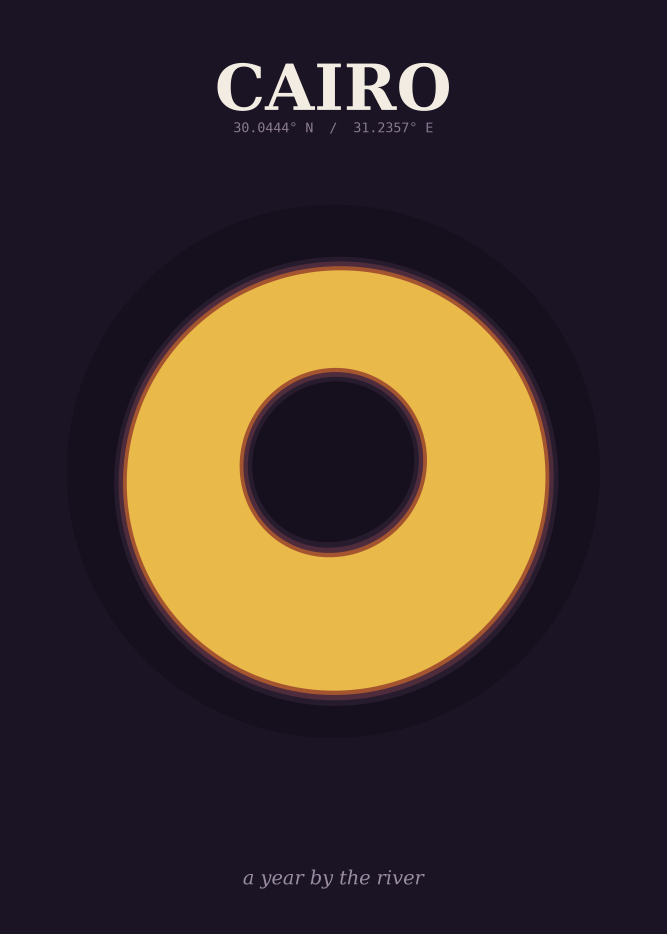
#> input picture posters/prt006-sun-year/brand/samples/sunyear_cairo_ring.png, 2000 x 2800 px, given in place of sunyear_malmo_ring.png, which was not available (shown at 1/3 size)
$ python make_sunyear_listing_images.py
#> lines starting #> are read from the running program, lines starting #| are printed output that depends on the picture; pictures that were not available may be replaced by others from this repository, and a replacement may not be noted
### studio/assets/make_listing_mockups.py
"""
Generate Etsy listing images for Hopscotch Maps from the current rendered posters.

Two kinds of image, all 2000x2500 (4:5, Etsy-friendly), on-brand palette + fonts:
  - Framed-on-wall mockups (whimsy / ink / minimal)  -> hero + style-in-context
  - Info graphics (3-style showcase, what-you-get, how-it-works, size guide, honest note)

Photoreal room scenes are done separately via the Gemini image tool (needs API credits).
This PIL set is pixel-sharp and needs no external service.

Run:  uv run python studio/assets/make_listing_mockups.py
"""
import os
from PIL import Image, ImageDraw, ImageFont, ImageFilter

# ---------------------------------------------------------------- paths
SRC = "output/20260730-222145__15_rue_joseph_bara_75006_paris_france__r1500__a495b856"
MAPS = {
    "whimsy":  f"{SRC}/our_playground_map_whimsy_A2_clean_portrait.png",
    "ink":     f"{SRC}/our_playground_map_ink_A2_clean_portrait.png",
    "minimal": f"{SRC}/our_playground_map_minimal_A2_clean_portrait.png",
}
OUT = "posters/fam001-playground-map/brand/listing-photos"
os.makedirs(OUT, exist_ok=True)

W, H = 2000, 2500

# ---------------------------------------------------------------- palette
CREAM   = "#FBF6EC"
BROWN   = "#4A3B2A"   # whimsy text
INK     = "#3D3A35"
CORAL   = "#E0455F"   # whimsy border / home
CORAL2  = "#EF5A5A"   # whimsy marker
GREEN   = "#7FB069"
YELLOW  = "#F4C95D"
SKY     = "#8ECAE6"
MUTED   = "#9A8A72"
MATCOL  = "#FBFAF6"
WOOD    = "#CBA97A"   # the only frame we sell (Gelato "Wood")

# ---------------------------------------------------------------- fonts
F_CHALK = "/System/Library/Fonts/Supplemental/ChalkboardSE.ttc"
F_TREB  = "/System/Library/Fonts/Supplemental/Trebuchet MS.ttf"
F_TREB_B= "/System/Library/Fonts/Supplemental/Trebuchet MS Bold.ttf"


# [8 lines left out: function head, not called in this run]


def body(size):
    return ImageFont.truetype(F_TREB, size)


def bodyb(size):
    return ImageFont.truetype(F_TREB_B, size)


# ---------------------------------------------------------------- color utils
def hex2rgb(h):
    h = h.lstrip("#")
    return tuple(int(h[i:i + 2], 16) for i in (0, 2, 4))


def clamp(x):
    return max(0, min(255, int(x)))


def adjust(h, d):
    r, g, b = hex2rgb(h)
    return (clamp(r + d), clamp(g + d), clamp(b + d))


# ---------------------------------------------------------------- text utils
def tsize(d, txt, fnt):
    b = d.textbbox((0, 0), txt, font=fnt)
    return b[2] - b[0], b[3] - b[1]


# [39 lines left out: functions center, wrap, heart, not called in this run]


# ---------------------------------------------------------------- backgrounds
def wall(top, bottom):
#> called with top = '#2A2233', bottom = '#150F1E'
    img = Image.new("RGB", (W, H), top)
    d = ImageDraw.Draw(img)
    tr, br = hex2rgb(top), hex2rgb(bottom)
    for y in range(H):
        t = y / (H - 1)
        d.line([(0, y), (W, y)],
               fill=(clamp(tr[0] + (br[0] - tr[0]) * t),
                     clamp(tr[1] + (br[1] - tr[1]) * t),
                     clamp(tr[2] + (br[2] - tr[2]) * t)))
    return img


# [8 lines left out: function card, not called in this run]


# ---------------------------------------------------------------- framed mockup
def framed(map_path, wall_top, wall_bottom, frame_col, out,
           mat_w=40, frame_w=46, poster_h_frac=0.68, nudge=-0.02):
    canvas = wall(wall_top, wall_bottom).convert("RGBA")
    poster = Image.open(map_path).convert("RGB")
    pw, ph = poster.size
#> pw = 2000; ph = 2800
    th = int(H * poster_h_frac)
    tw = int(pw * th / ph)
#> tw = 1250
    poster = poster.resize((tw, th), Image.LANCZOS)
#> poster: PIL image 1250x1750 RGB

    fw = tw + 2 * mat_w + 2 * frame_w
#> fw = 1442
    fh = th + 2 * mat_w + 2 * frame_w
    fx = (W - fw) // 2
#> fx = 279
    fy = (H - fh) // 2 + int(H * nudge)

    # soft drop shadow
    shadow = Image.new("RGBA", (W, H), (0, 0, 0, 0))
#> shadow: PIL image 2000x2500 RGBA; every value is 0
    sd = ImageDraw.Draw(shadow)
    o = 20
    sd.rectangle([fx + o, fy + o + 12, fx + fw + o, fy + fh + o + 20],
                 fill=(50, 42, 34, 95))
    shadow = shadow.filter(ImageFilter.GaussianBlur(30))
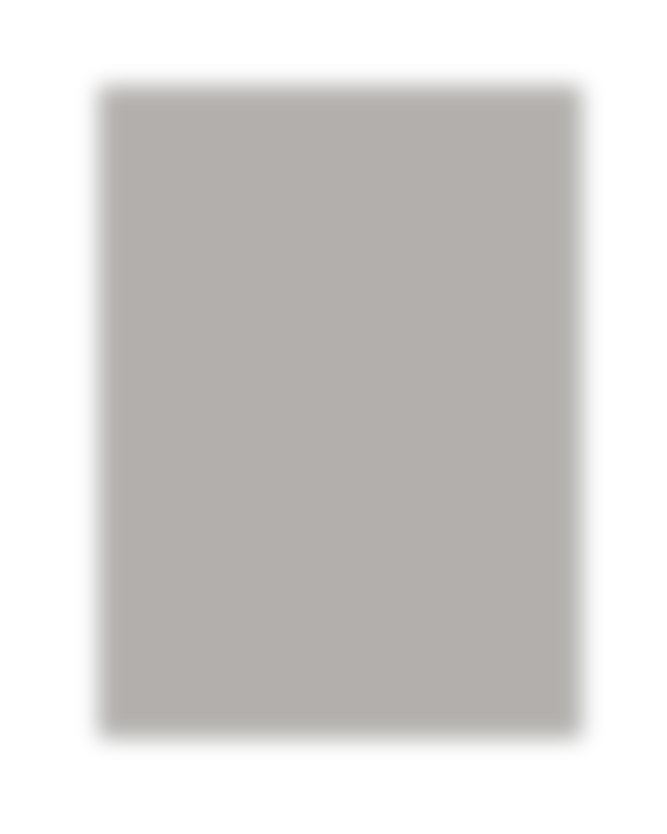
#> shadow: PIL image 2000x2500 RGBA (shown at 1/3 size); mean R, G, B, A 28.2, 23.6, 19.1, 53.5; transparent parts drawn white
    canvas = Image.alpha_composite(canvas, shadow)

    d = ImageDraw.Draw(canvas)
    # frame + bevel
    d.rectangle([fx, fy, fx + fw, fy + fh], fill=frame_col)
    d.line([(fx, fy), (fx + fw, fy)], fill=adjust(frame_col, 34), width=3)
    d.line([(fx, fy), (fx, fy + fh)], fill=adjust(frame_col, 34), width=3)
    d.line([(fx, fy + fh), (fx + fw, fy + fh)], fill=adjust(frame_col, -34), width=3)
    d.line([(fx + fw, fy), (fx + fw, fy + fh)], fill=adjust(frame_col, -34), width=3)
    # mat
    mx, my = fx + frame_w, fy + frame_w
#> mx = 323; my = 273
    d.rectangle([mx, my, fx + fw - frame_w, fy + fh - frame_w], fill=MATCOL)
    # inner rabbet line + poster
    px, py = mx + mat_w, my + mat_w
#> px = 375; py = 325
    d.rectangle([px - 2, py - 2, px + tw + 2, py + th + 2], outline="#D8D2C4", width=2)
    canvas.paste(poster, (px, py))

    canvas.convert("RGB").save(out)
    print("saved", out)


# ---------------------------------------------------------------- shadow paste
def paste_with_shadow(c, img, x, y, off=10, blur=16, alpha=70):
    """Paste RGB `img` onto RGB canvas `c` at (x, y) over a soft drop shadow."""
    sh = Image.new("RGBA", (W, H), (0, 0, 0, 0))
    ImageDraw.Draw(sh).rectangle(
        [x + off, y + off + 6, x + img.width + off, y + img.height + off + 6],
        fill=(50, 42, 34, alpha))
    sh = sh.filter(ImageFilter.GaussianBlur(blur))
    merged = Image.alpha_composite(c.convert("RGBA"), sh).convert("RGB")
    c.paste(merged, (0, 0))
    c.paste(img, (x, y))


# ---------------------------------------------------------------- three formats
# [237 lines left out: functions three_formats, showcase, disc, what_you_get, how_it_works, size_guide and 1 more, not called in this run]


# ---------------------------------------------------------------- main
# [15 lines that do not run on import are left out]

### studio/assets/make_sunyear_listing_images.py
"""Generate the Etsy listing images for PRT-006 — the Sun-Year Poster.

Same recipe as `make_listing_mockups.py` (FAM-001): 2000x2500 (4:5) PIL images on the
product's own palette, no external service. The framed-on-wall helper is reused from
that module so both products' mockups share one frame/shadow treatment.

Inputs are the ring previews written by
`posters/prt006-sun-year/render_1b.py` into `posters/prt006-sun-year/brand/samples/`.

Run:  uv run python studio/assets/make_sunyear_listing_images.py
"""
import os
import sys

from PIL import Image, ImageDraw, ImageFont

sys.path.insert(0, os.path.dirname(os.path.abspath(__file__)))
from make_listing_mockups import W, H, framed, paste_with_shadow  # noqa: E402

SAMPLES = "posters/prt006-sun-year/brand/samples"
OUT = "posters/prt006-sun-year/brand/listing-photos"
os.makedirs(OUT, exist_ok=True)

# Palette — the poster's own (drafts/support.js), so the listing card and the artwork
# are unmistakably the same object.
BG = "#1B1424"
PANEL = "#231A2E"
CREAM = "#F3ECE2"
MUTED = "#8A7C93"
GOLD = "#E9B949"
EMBER = "#A4552F"
WOOD = "#CBA97A"

F_SERIF = "/System/Library/Fonts/Supplemental/Georgia.ttf"
F_SERIF_B = "/System/Library/Fonts/Supplemental/Georgia Bold.ttf"
F_SERIF_I = "/System/Library/Fonts/Supplemental/Georgia Italic.ttf"
F_MONO = "/System/Library/Fonts/Menlo.ttc"


def serif(size, bold=False, italic=False):
    return ImageFont.truetype(F_SERIF_B if bold else F_SERIF_I if italic else F_SERIF, size)


def mono(size):
    return ImageFont.truetype(F_MONO, size)


def ring(key, height):
    """A ring preview, scaled to `height` px."""
    img = Image.open(f"{SAMPLES}/sunyear_{key}_ring.png").convert("RGB")
    w = int(img.width * height / img.height)
    return img.resize((w, height), Image.LANCZOS)


def panel():
    c = Image.new("RGB", (W, H), BG)
    d = ImageDraw.Draw(c)
    m = 70
    d.rectangle([m, m, W - m, H - m], outline=EMBER, width=5)
    d.rectangle([m + 16, m + 16, W - m - 16, H - m - 16], outline=EMBER, width=2)
    return c, d


def center(d, cx, y, txt, fnt, fill, tracking=0):
    if tracking:
        widths = [d.textlength(ch, font=fnt) for ch in txt]
        x = cx - (sum(widths) + tracking * (len(txt) - 1)) / 2
        for ch, cw in zip(txt, widths):
            d.text((x, y), ch, font=fnt, fill=fill)
            x += cw + tracking
    else:
        d.text((cx - d.textlength(txt, font=fnt) / 2, y), txt, font=fnt, fill=fill)
    return y + fnt.size * 1.25


def block(d, cx, y, lines, fnt, fill, lead=1.5):
    for line in lines:
        y = center(d, cx, y, line, fnt, fill)
        y += fnt.size * (lead - 1.25)
    return y


# ------------------------------------------------------------------ 1. hero
def hero():
    framed(f"{SAMPLES}/sunyear_malmo_ring.png",
           "#2A2233", "#150F1E", WOOD, f"{OUT}/01-hero-framed.jpg",
           mat_w=52, frame_w=44, poster_h_frac=0.70)


# ------------------------------------------- 2. one shape per latitude (the proof)
def latitudes():
    c, d = panel()
    center(d, W / 2, 150, "YOUR LATITUDE, YOUR SHAPE", serif(66, bold=True), CREAM, tracking=6)
    center(d, W / 2, 250, "the higher you live, the wilder the year of light",
           serif(44, italic=True), MUTED)

    trio = [("malmo", "MALMÖ", "55.6° N"), ("reykjavik", "REYKJAVÍK", "64.1° N"),
            ("tromso", "TROMSØ", "69.6° N")]
    gap = 56
    row_w = 1720
    rh = int(((row_w - gap * (len(trio) - 1)) / len(trio)) * 1.4)  # sheets are 1:1.4
    imgs = [ring(k, rh) for k, _, _ in trio]
#> call 2 of ring, with key = 'reykjavik', height = 750
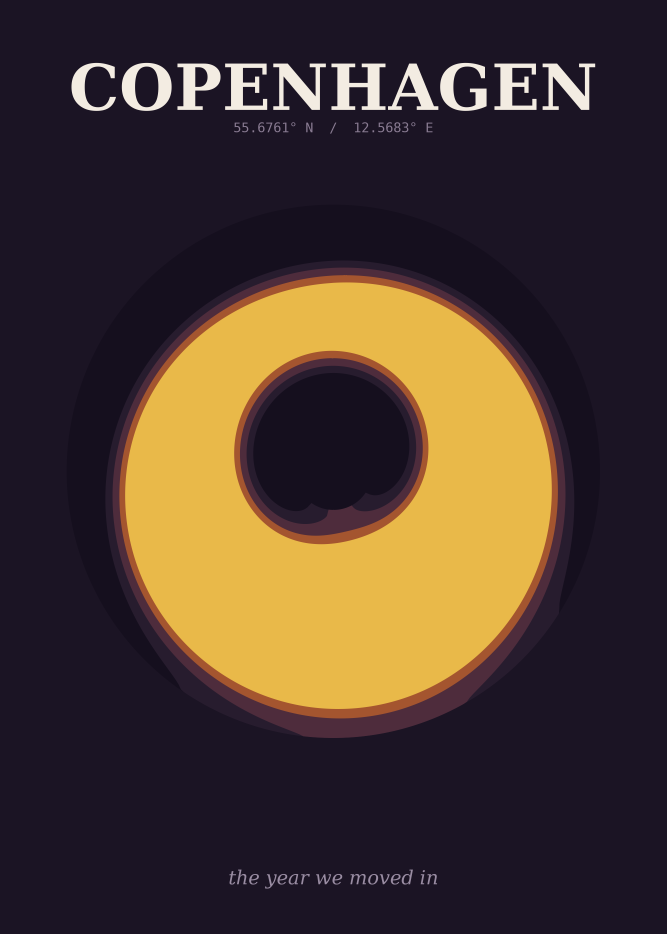
#> input picture posters/prt006-sun-year/brand/samples/sunyear_copenhagen_ring.png, 2000 x 2800 px, given in place of sunyear_reykjavik_ring.png, which was not available (shown at 1/3 size)
#> in ring (call 2), `return img.resize((w, height), Image.LANCZOS)`:
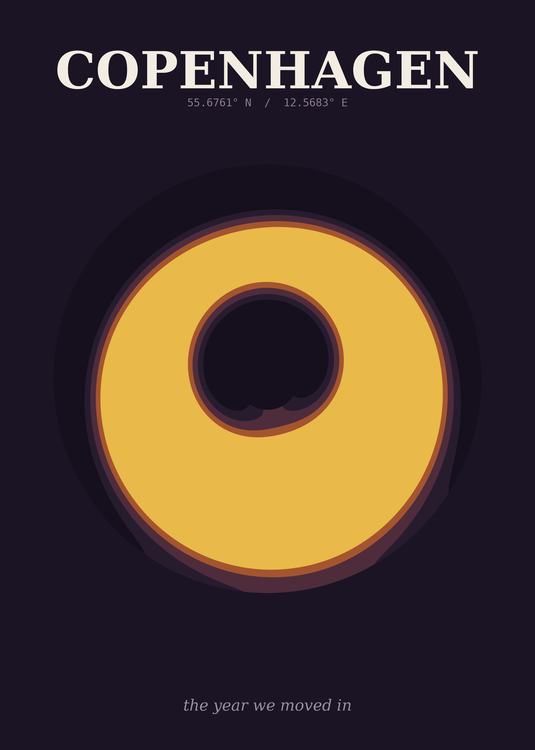
#> returned value: PIL image 535x750 RGB; mean R, G, B 72.6, 55.7, 46.7
#> imgs = 3 items
    total = sum(i.width for i in imgs) + gap * (len(imgs) - 1)
#> total = 1717
    x = (W - total) // 2
#> x = 141
    top = 700
    for img, (_, name, lat) in zip(imgs, trio):
        paste_with_shadow(c, img, x, top, off=8, blur=18, alpha=90)
        d = ImageDraw.Draw(c)
        center(d, x + img.width / 2, top + rh + 50, name, serif(46, bold=True), CREAM)
        center(d, x + img.width / 2, top + rh + 120, lat, mono(34), GOLD)
        x += img.width + gap
#> this loop made 3 passes
#> (name, lat, x) on passes 1 to 3: ('MALMÖ', '55.6° N', 732), ('REYKJAVÍK', '64.1° N', 1323), ('TROMSØ', '69.6° N', 1914)
#> pass 1, in paste_with_shadow, `merged = Image.alpha_composite(c.convert("RGBA"), sh).convert("RGB")`:
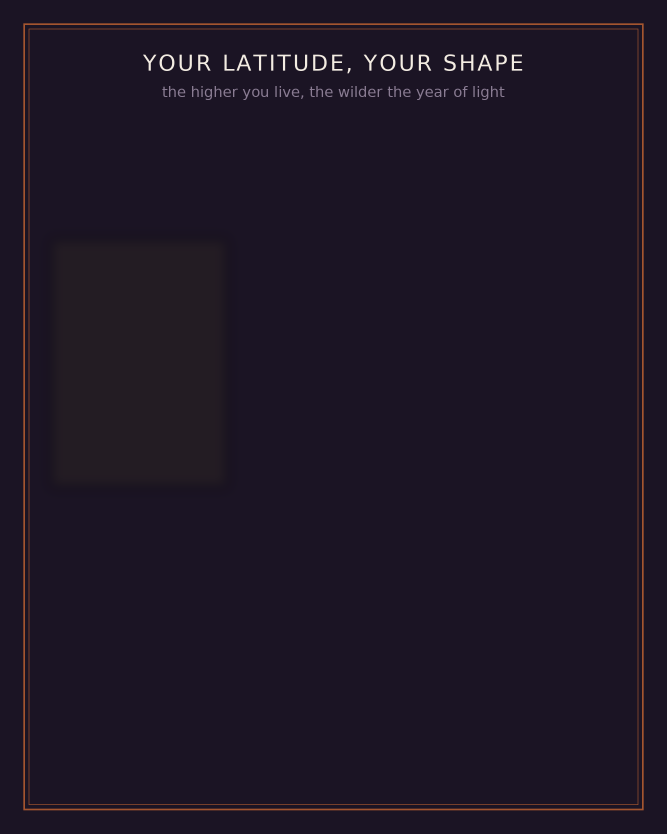
#> merged: PIL image 2000x2500 RGB (shown at 1/3 size); mean R, G, B 29.9, 22.1, 36.7
#> pass 2, in paste_with_shadow (call 2), `sh = sh.filter(ImageFilter.GaussianBlur(blur))`:
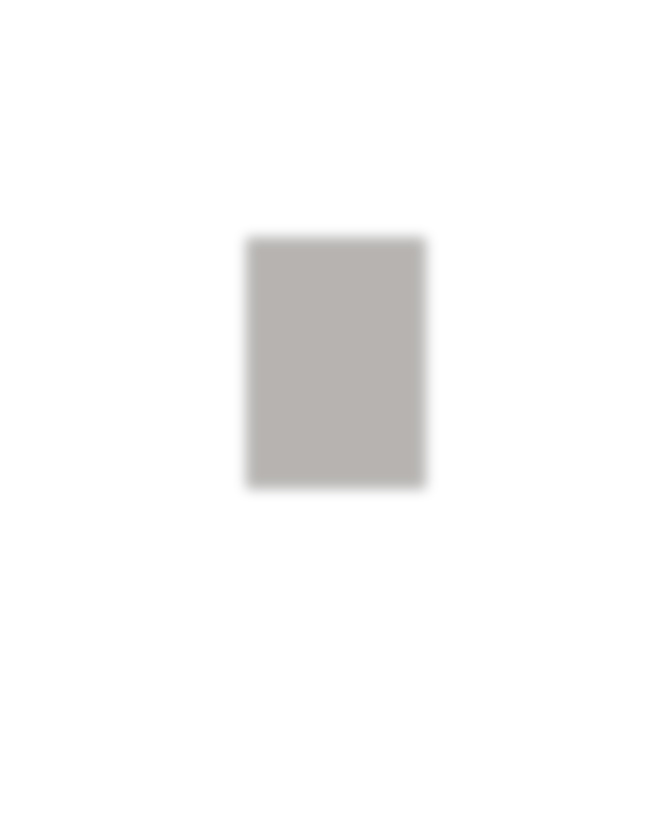
#> sh: PIL image 2000x2500 RGBA (shown at 1/3 size); mean R, G, B, A 4, 3.4, 2.7, 7.2; transparent parts drawn white
#> after the loop:
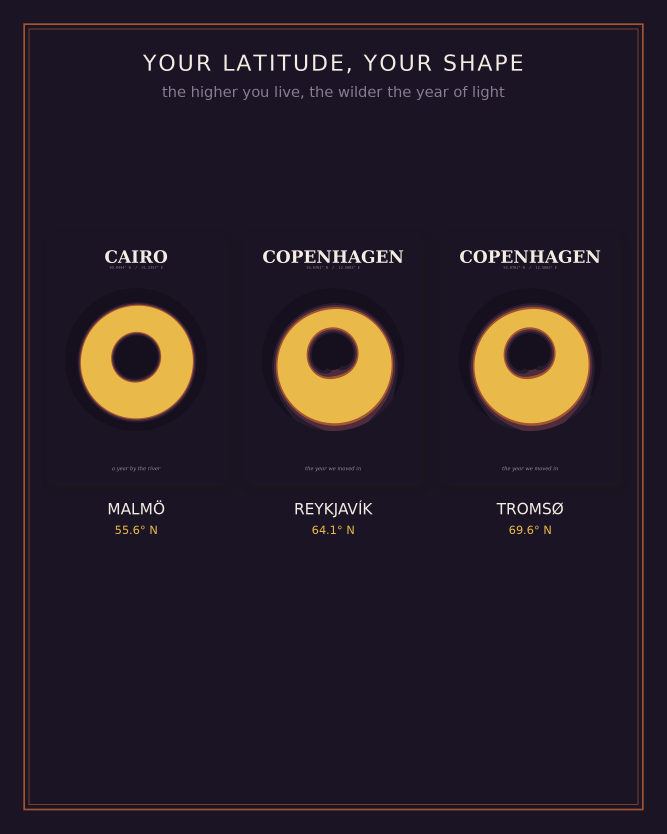
#> c: PIL image 2000x2500 RGB (shown at 1/3 size); mean R, G, B 40.3, 30.2, 39.4
#> after the loop, x = 1914

    d = ImageDraw.Draw(c)
    block(d, W / 2, top + rh + 280, [
        "Every ring is computed from the real sunrises and sunsets",
        "at your coordinates — nothing here is decoration.",
    ], serif(40), MUTED)
    c.save(f"{OUT}/02-latitudes.jpg")
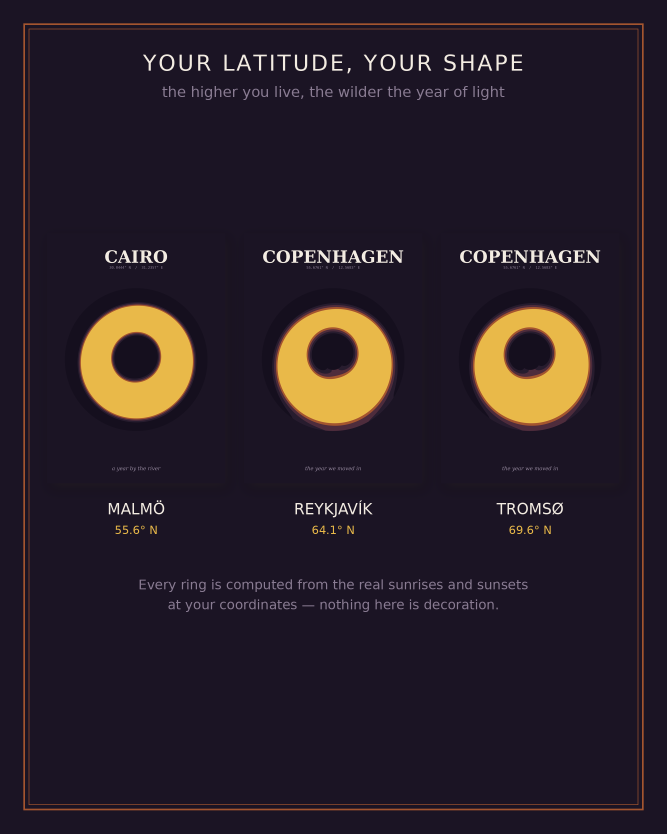
#> saved as 02-latitudes.jpg: PIL image 2000x2500 RGB (shown at 1/3 size); mean R, G, B 40.7, 30.5, 39.7
    print("saved", f"{OUT}/02-latitudes.jpg")


# ------------------------------------------------------------ 3. what you get
def what_you_get():
    c, d = panel()
    center(d, W / 2, 170, "WHAT YOU GET", serif(72, bold=True), CREAM, tracking=6)

    img = ring("kiruna", 1120)
    paste_with_shadow(c, img, (W - img.width) // 2, 330, off=10, blur=20, alpha=90)
    d = ImageDraw.Draw(c)

    rows = [
        ("Your place", "the city or address you choose, named in full"),
        ("Your coordinates", "printed to four decimals, the way a keepsake should be"),
        ("Your line", "one line of your own words along the foot of the print"),
        ("Your year of light", "365 real sunrises and sunsets, drawn as one ring"),
    ]
    y = 1590
    for title, sub in rows:
        d.ellipse([300, y + 14, 336, y + 50], fill=GOLD)
        d.text((380, y), title, font=serif(46, bold=True), fill=CREAM)
        d.text((380, y + 62), sub, font=serif(38), fill=MUTED)
        y += 155
    c.save(f"{OUT}/03-what-you-get.jpg")
    print("saved", f"{OUT}/03-what-you-get.jpg")


# ------------------------------------------------------------- 4. how it works
# [105 lines left out: functions how_it_works, size_guide, honest_note, flat, not called in this run]


if __name__ == "__main__":
    hero()
    latitudes()
#> (the run stopped early here; a loop or call above may not have finished)
